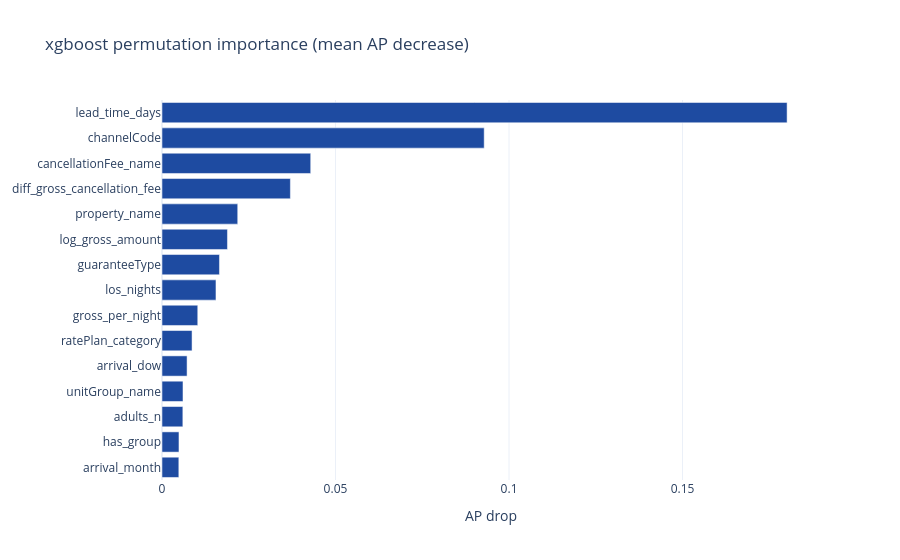
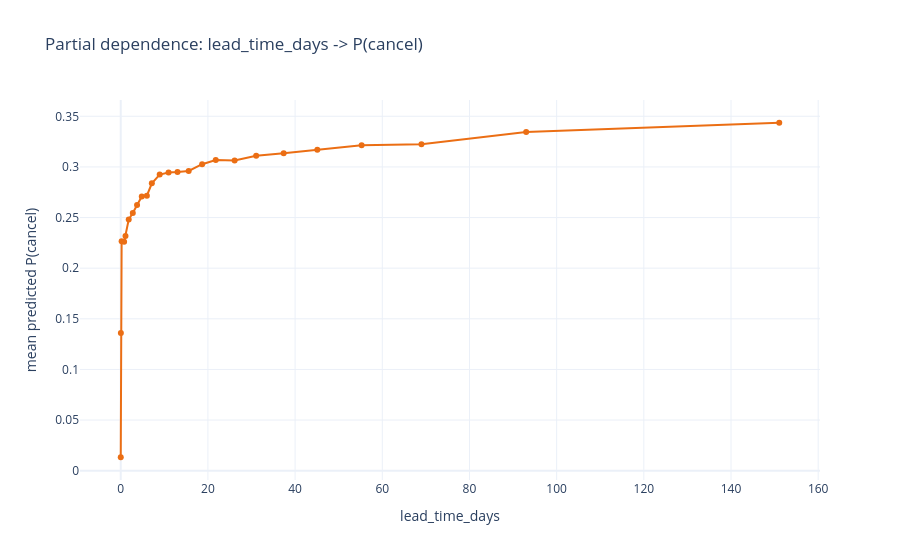

The notebook cell these images were saved under, in order:
### Markdown cell above
## 5 - Explainability (XAI)

Model-agnostic **permutation importance** (AP drop) on the deployed calibrated
pipeline, plus a partial-dependence curve for the strongest numeric driver.

### Code cell
model = sc.load_model(MODEL)
df = WF.add_outcome_known_date(clean)
X = df[NUM + CAT]; y = pd.to_numeric(df["status"], errors="coerce").astype(int)
samp = X.sample(n=min(5000, len(X)), random_state=RANDOM_STATE)
pi = permutation_importance(model, samp, y.loc[samp.index],
                            scoring="average_precision", n_repeats=5, random_state=RANDOM_STATE)
imp = (pd.DataFrame({"feature": NUM + CAT, "importance": pi.importances_mean})
         .sort_values("importance", ascending=False))
top = imp.head(15)
fig = go.Figure(go.Bar(x=top["importance"][::-1], y=top["feature"][::-1],
                       orientation="h", marker_color=BRAND["blue"]))
fig.update_layout(title=f"{MODEL} permutation importance (mean AP decrease)", xaxis_title="AP drop")
fig.show()

# Partial dependence for the strongest NUMERIC feature.
top_num = next((f for f in imp["feature"] if f in NUM), NUM[0])
qs = np.quantile(pd.to_numeric(samp[top_num], errors="coerce").dropna(), np.linspace(0.02, 0.98, 25))
base = samp.copy(); pdp = []
for v in qs:
    b = base.copy(); b[top_num] = v
    pdp.append(float(model.predict_proba(b)[:, 1].mean()))
fig = go.Figure(go.Scatter(x=qs, y=pdp, mode="lines+markers", line=dict(color=BRAND["orange"])))
fig.update_layout(title=f"Partial dependence: {top_num} -> P(cancel)",
                  xaxis_title=top_num, yaxis_title="mean predicted P(cancel)")
fig.show()

### Figure 1 — Plotly figure (JSON) as saved in the notebook; plotly's stock layout.template omitted (floating-point values rounded to 4 significant figures)
{"data": [{"marker": {"color": "#1E4BA1"}, "orientation": "h", "type": "bar", "x": [0.004849, 0.00489, 0.006009, 0.006045, 0.007225, 0.00866, 0.0103, 0.01555, 0.01656, 0.01886, 0.02182, 0.03699, 0.04285, 0.09284, 0.1801], "y": ["arrival_month", "has_group", "adults_n", "unitGroup_name", "arrival_dow", "ratePlan_category", "gross_per_night", "los_nights", "guaranteeType", "log_gross_amount", "property_name", "diff_gross_cancellation_fee", "cancellationFee_name", "channelCode", "lead_time_days"]}], "layout": {"title": {"text": "xgboost permutation importance (mean AP decrease)"}, "xaxis": {"title": {"text": "AP drop"}}}}

### Figure 2 — Plotly figure (JSON) as saved in the notebook; plotly's stock layout.template omitted (floating-point values rounded to 4 significant figures)
{"data": [{"line": {"color": "#EB6E14"}, "mode": "lines+markers", "type": "scatter", "x": [0.0, 0.02535, 0.2021, 0.7729, 1.085, 1.829, 2.763, 3.742, 4.821, 5.988, 7.133, 8.933, 10.97, 13.03, 15.58, 18.67, 21.8, 26.12, 31.07, 37.38, 45.1, 55.26, 68.98, 93.01, 151.1], "y": [0.01327, 0.1361, 0.2266, 0.2261, 0.2317, 0.248, 0.2546, 0.2624, 0.2708, 0.2716, 0.2838, 0.2925, 0.2944, 0.2949, 0.296, 0.3027, 0.3069, 0.3063, 0.3111, 0.3136, 0.3169, 0.3214, 0.3225, 0.3344, 0.3436]}], "layout": {"title": {"text": "Partial dependence: lead_time_days -> P(cancel)"}, "xaxis": {"title": {"text": "lead_time_days"}}, "yaxis": {"title": {"text": "mean predicted P(cancel)"}}}}
